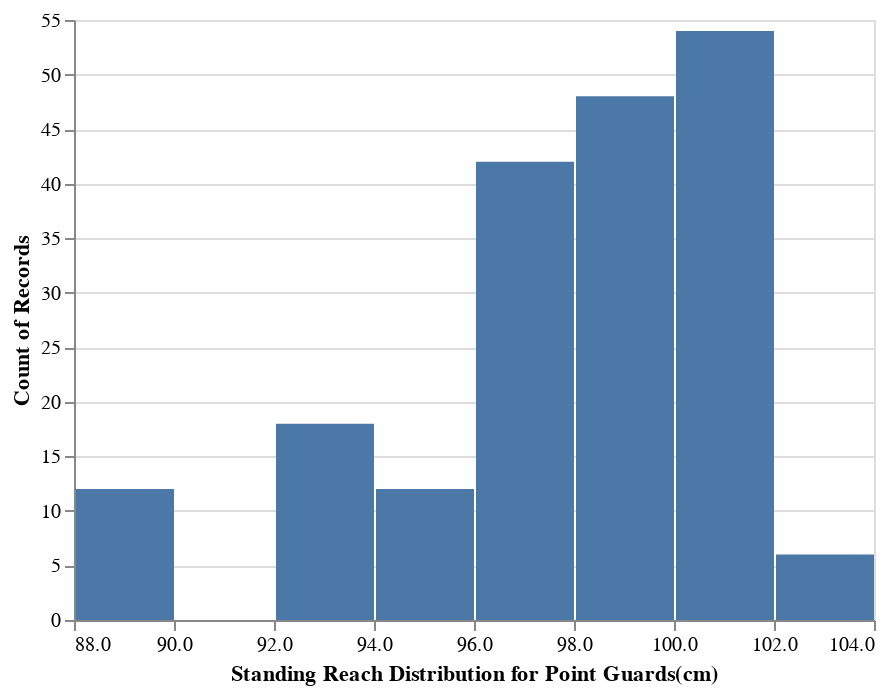

This figure's notebook cell:
### Code cell
#Let's visualize the distribution of standing reach amongst point guards

POINTGUARD_FILTER =  allclasses['POSITION'] == 'PG'

allclasses_pointguards= allclasses[POINTGUARD_FILTER]

base = alt.Chart(allclasses_pointguards).properties()

bar = base.mark_bar().encode(
    x=alt.X('STANDING_REACH', bin=True, title='Standing Reach Distribution for Point Guards(cm)'),
    y='count()'
)



bar

### Figure 1 — Vega-Lite specification as saved in the notebook (floating-point values rounded to 4 significant figures; data arrays with more than 128 entries replaced by an {"elided": "..."} marker saying what was removed)
{"config": {"view": {"continuousWidth": 400, "continuousHeight": 300}}, "data": {"name": "data-13135e166242ff93a59075299706d6d3"}, "mark": "bar", "encoding": {"x": {"type": "quantitative", "bin": true, "field": "STANDING_REACH", "title": "Standing Reach Distribution for Point Guards(cm)"}, "y": {"type": "quantitative", "aggregate": "count"}}, "$schema": "https://vega.github.io/schema/vega-lite/v4.8.1.json", "datasets": {"data-13135e166242ff93a59075299706d6d3": {"elided": "192 records"}}}
